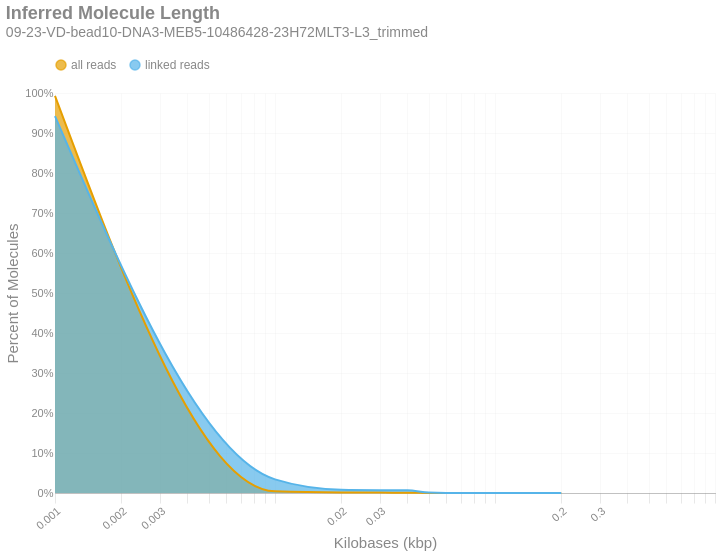

Write notebook code for a chart like this one.
### Markdown cell above
### Inferred Molecule Length
This is the frequency distribution of molecule lengths inferred from the first and last alignment positions along a contig for all alignments associated with a single linked-read barcode on a given contig.There are two distributions: one with `all` the alignments (yellow) and another with only `linked reads` (blue). The percent of molecules in the `linked reads` distribution is relative to the total number of linked molecules.

### Code cell
if SKIPLR:
    print_html(f"Skipped")
else:
    binned_df = consolidated_hist(valids['length_inferred']/1000, mask, 10, True)
    binned_df['bin'] = binned_df['bin'].cat.rename_categories({'0': '1'})
    with SafeRender(binned_df):
        (
            density_plot(binned_df, 'Inferred Molecule Length', samplename, 'inferredlen')
            .transform_calculate(bin_kb='datum.bin / 1000')
            .encode(
                x=alt.X('bin_kb:Q', title="Kilobases (kbp)").scale(type='log').axis(labelAngle=-40),
                y=alt.Y('value:Q', title='Percent of Molecules')
                    .axis(format='%')
                    .stack(False),
                color=alt.Color("key:N").scale(domain = ["all reads", "linked reads"]),
                tooltip = [
                    alt.Tooltip("key:N", title = "Data Type"),
                    alt.Tooltip("range_label:N", title="Kilobases"),
                    alt.Tooltip("value:Q", format = ".2%", title="% Molecules")
                ]
            )
        ).display()

### Figure 1 — Vega-Lite specification as saved in the notebook (floating-point values rounded to 4 significant figures)
{"width": "container", "height": 400, "config": {"title": {"anchor": "start", "dy": -15, "fontSize": 18, "color": "#888888", "subtitleColor": "#888888", "subtitleFontSize": 14}, "arc": {"fill": "#0072B2"}, "axis": {"domainColor": "#888888", "domainWidth": 0.5, "gridWidth": 0.2, "grid": false, "titleFontWeight": 400, "titleFontSize": 15, "labelFontSize": 11, "labelColor": "#888888", "tickColor": "#888888", "tickWidth": 0.2, "titleColor": "#888888"}, "axisBand": {"grid": false}, "axisX": {"grid": true, "tickSize": 10, "domainCap": "round"}, "axisY": {"domain": false, "grid": true, "tickSize": 0, "domainCap": "round"}, "background": "transparent", "header": {"labelFontSize": 15, "labelColor": "#888888", "titleFontSize": 15, "titleFontWeight": 600, "titleColor": "#888888"}, "legend": {"labelFont": "sans-serif", "labelFontSize": 12, "labelColor": "#888888", "symbolSize": 100, "symbolType": "circle", "titleFontSize": 12, "titlePadding": 10, "titleColor": "#888888", "title": null, "orient": "top"}, "range": {"category": ["#E69F00", "#56B4E9", "#009E73", "#F0E442", "#0072B2", "#D55E00", "#CC79A7", "#000000"], "diverging": ["#cfe8f3", "#a2d4ec", "#73bfe2", "#46abdb", "#1696d2", "#12719e"]}, "area": {"fill": "#0072B2", "fillOpacity": 0.7, "line": true, "strokeOpacity": 0.7}, "line": {"color": "#0072B2", "stroke": "#0072B2", "strokeWidth": 2}, "trail": {"color": "#0072B2", "stroke": "#0072B2", "strokeWidth": 0, "size": 1}, "point": {"filled": true}, "text": {"color": "#888888", "fontSize": 11, "align": "right", "fontWeight": 400, "size": 11}, "bar": {"fill": "#0072B2", "stroke": null}, "view": {"stroke": null, "continuousWidth": 660, "continuousHeight": 400}}, "data": {"name": "data-3177a7e1142b626dd8c9b1c68debcb6f"}, "mark": {"type": "area", "interpolate": "monotone"}, "encoding": {"color": {"field": "key", "scale": {"domain": ["all reads", "linked reads"]}, "type": "nominal"}, "tooltip": [{"field": "key", "title": "Data Type", "type": "nominal"}, {"field": "range_label", "title": "Kilobases", "type": "nominal"}, {"field": "value", "format": ".2%", "title": "% Molecules", "type": "quantitative"}], "x": {"axis": {"labelAngle": -40}, "field": "bin_kb", "scale": {"type": "log"}, "title": "Kilobases (kbp)", "type": "quantitative"}, "y": {"axis": {"format": "%"}, "field": "value", "stack": false, "title": "Percent of Molecules", "type": "quantitative"}}, "params": [{"name": "param_c36ac31b6afebe62", "select": {"type": "point", "fields": ["key"]}, "bind": "legend"}], "title": {"text": "Inferred Molecule Length", "subtitle": "09-23-VD-bead10-DNA3-MEB5-10486428-23H72MLT3-L3_trimmed"}, "transform": [{"fold": ["all reads", "linked reads"]}, {"filter": {"param": "param_c36ac31b6afebe62"}}, {"calculate": "datum.bin / 1000", "as": "bin_kb"}], "usermeta": {"embedOptions": {"downloadFileName": "09-23-VD-bead10-DNA3-MEB5-10486428-23H72MLT3-L3_trimmed.inferredlen"}}, "$schema": "https://vega.github.io/schema/vega-lite/v6.4.1.json", "datasets": {"data-3177a7e1142b626dd8c9b1c68debcb6f": [{"bin": "1", "interval": "0-10", "all reads": 0.9928, "linked reads": 0.9421, "range_label": "0-9"}, {"bin": "10", "interval": "10-20", "all reads": 0.004133, "linked reads": 0.03406, "range_label": "10-19"}, {"bin": "20", "interval": "20-30", "all reads": 0.001089, "linked reads": 0.008297, "range_label": "20-29"}, {"bin": "30", "interval": "30-40", "all reads": 0.0009385, "linked reads": 0.007185, "range_label": "30-39"}, {"bin": "40", "interval": "40-50", "all reads": 0.0008974, "linked reads": 0.007015, "range_label": "40-49"}, {"bin": "50", "interval": "50-60", "all reads": 0.0001309, "linked reads": 0.001087, "range_label": "50-59"}, {"bin": "60", "interval": "60-70", "all reads": 1.558e-05, "linked reads": 0.0001183, "range_label": "60-69"}, {"bin": "70", "interval": "70-80", "all reads": 7.615e-06, "linked reads": 5.512e-05, "range_label": "70-79"}, {"bin": "80", "interval": "80-90", "all reads": 5.547e-06, "linked reads": 4.179e-05, "range_label": "80-89"}, {"bin": "90", "interval": "90-100", "all reads": 2.875e-06, "linked reads": 2.089e-05, "range_label": "90-99"}, {"bin": "100", "interval": "100-110", "all reads": 6.052e-07, "linked reads": 4.89e-06, "range_label": "100-109"}, {"bin": "110", "interval": "110-120", "all reads": 4.539e-07, "linked reads": 3.556e-06, "range_label": "110-119"}, {"bin": "120", "interval": "120-130", "all reads": 3.026e-07, "linked reads": 2.667e-06, "range_label": "120-129"}, {"bin": "130", "interval": "130-140", "all reads": 1.513e-07, "linked reads": 1.334e-06, "range_label": "130-139"}, {"bin": "140", "interval": "140-150", "all reads": 5.043e-08, "linked reads": 4.446e-07, "range_label": "140-149"}, {"bin": "150", "interval": "150-160", "all reads": 1.009e-07, "linked reads": 8.891e-07, "range_label": "150-159"}, {"bin": "160", "interval": "160-170", "all reads": 1.009e-07, "linked reads": 8.891e-07, "range_label": "160-169"}, {"bin": "170", "interval": "170-180", "all reads": 0.0, "linked reads": 0.0, "range_label": "170-179"}, {"bin": "180", "interval": "180-190", "all reads": 0.0, "linked reads": 0.0, "range_label": "180-189"}, {"bin": "190", "interval": "190-200", "all reads": 5.043e-08, "linked reads": 4.446e-07, "range_label": "190-199"}, {"bin": "200", "interval": "200-210", "all reads": 0.0, "linked reads": 0.0, "range_label": "200-209"}]}}
